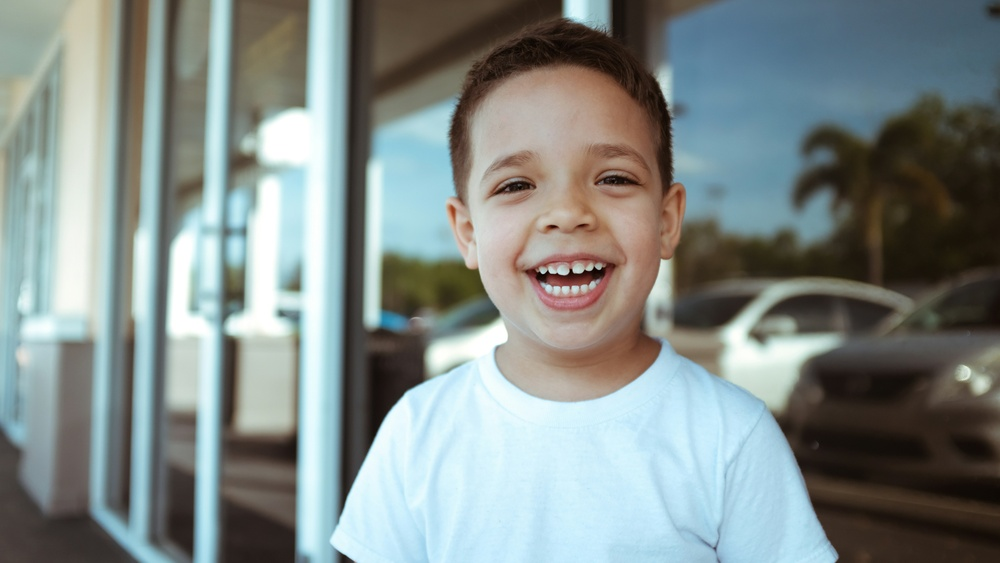
#> input picture example.jpg, 1000 x 563 px, shrunk from 6000 x 3376 before the run, given in place of Footballphoto.png, which was not available
$ python filtering.py   (older library calls are emulated)
#> lines starting #> are read from the running program, lines starting #| are printed output that depends on the picture; pictures that were not available may be replaced by others from this repository, and a replacement may not be noted

import cv2
import numpy as np
import matplotlib.pylab as plt

def displayimage(title, image):
    plt.figure(figsize=(8, 8))
    if len(image.shape) == 2:
        plt.imshow(image, cmap='grey')
    else:
        plt.imshow(cv2.cvtColor(image, cv2.COLOR_BGR2RGB))
    plt.title(title)
    plt.axis('off')
    plt.show()


def iterativeimagedetected(imagepath):
#> called with imagepath = 'Footballphoto.png'
    image = cv2.imread(imagepath)
#> image is the input picture: shape (563, 1000, 3); mean B, G, R 137, 139.2, 129.6
    if image is None:
        print("Erorr: Image not found")
        return

    grayimage = cv2.cvtColor(image, cv2.COLOR_BGR2GRAY)
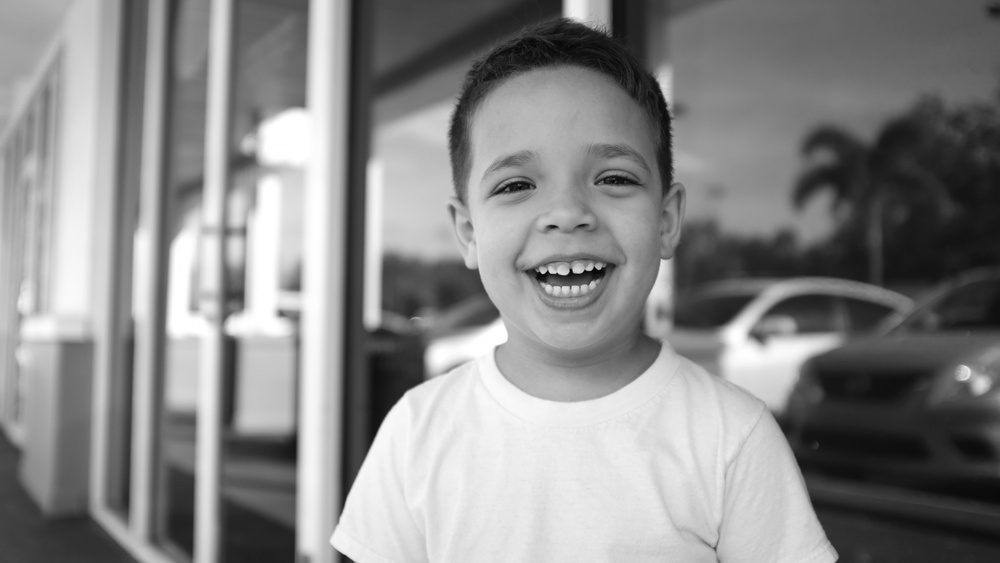
#> grayimage: shape (563, 1000); min 2, max 255, mean 136.1
    displayimage("Original gray scale image ", grayimage)

    print("Select one operation")
    print("1. Sobel Edge Detection")
    print("2. Canny Edge Detection")
    print("3. Laplacian Edge Detection")
    print("4. Gaussian Smoothing")
    print("5. Median Filtering")
    print("6. Exit")

    while True:
        choice = input("Enter your choice 1 - 6")
        if choice == "1":
            sobelx = cv2.Sobel(grayimage, cv2.CV_64F, 1, 0, ksize=3)
            sobely = cv2.Sobel(grayimage, cv2.CV_64F, 0, 1, ksize=3)
            combinedsobel = cv2.bitwise_or(sobelx.astype(np.uint81), sobely.astype(np.uint8))
            displayimage("Sobel Image detection", combinedsobel)

        elif choice == "2":
            print("Adjusting thresholds for canny (default: 100 and 200)")
            lowerthresh = int(input("Enter lower threshold"))
            upperthresh = int(input("Enter upper threshold"))
            edges = cv2.Canny(grayimage, lowerthresh, upperthresh)
            displayimage("Canny Image Detection", edges)

        elif choice == "3":
            laplacian = cv2.Laplacian(grayimage, cv2.CV_64F)
            displayimage("Laplacian Edge Detection", np.abs(laplacian).astype(np.uint8))

        elif choice == "4":
            print("Adjust kernel size for Gaussian blur")
            kernelsize = int(input("Enter kernel size (odd number, eg: 5)"))
            blurred = cv2.GaussianBlur(image, (kernelsize, kernelsize), 0)
            displayimage("Gaussian Smoothed Image", blurred)

        elif choice == "5":
            print("Adjust kernel size for Median filtering (must be odd - default: 5)")
            kernelsize = int(input("Enter kernel size (odd number)"))
            medianfiltered = cv2.medianBlur(image, kernelsize)
            displayimage("Median Filtered Image", medianfiltered)

        elif choice == "6":
            print("Exiting ")
            break

        else:
            print("Invalid choice. Please choose a number between 1 and 6")
#> this loop made 1 pass; the answer given on pass 1: 1
#> pass 1, in iterativeimagedetected, `sobelx = cv2.Sobel(grayimage, cv2.CV_64F, 1, 0, ksize=3)`:
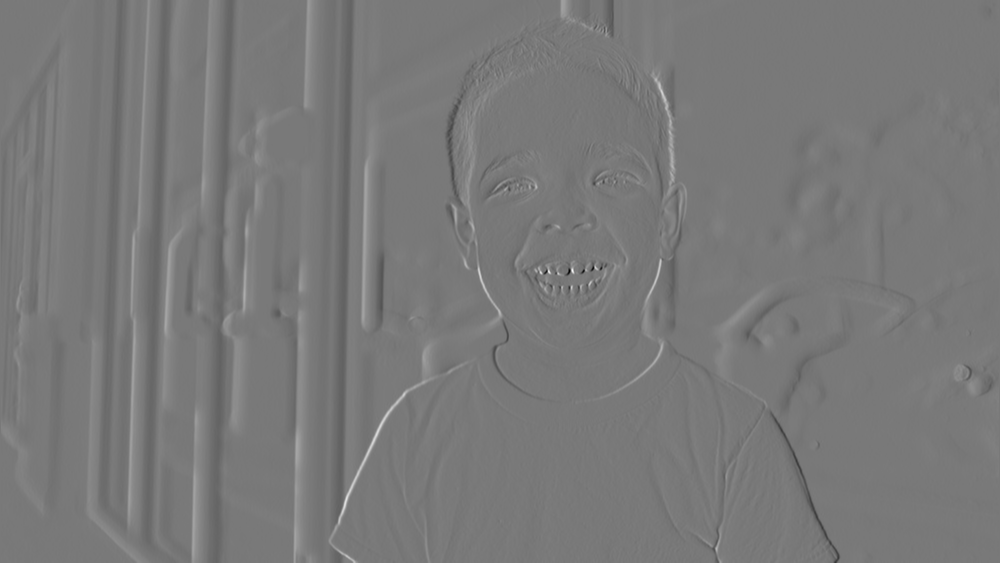
#> sobelx: shape (563, 1000) float64; min -729, max 802, mean -0.8; drawn with min black and max white
#> pass 1, in iterativeimagedetected, `sobely = cv2.Sobel(grayimage, cv2.CV_64F, 0, 1, ksize=3)`:
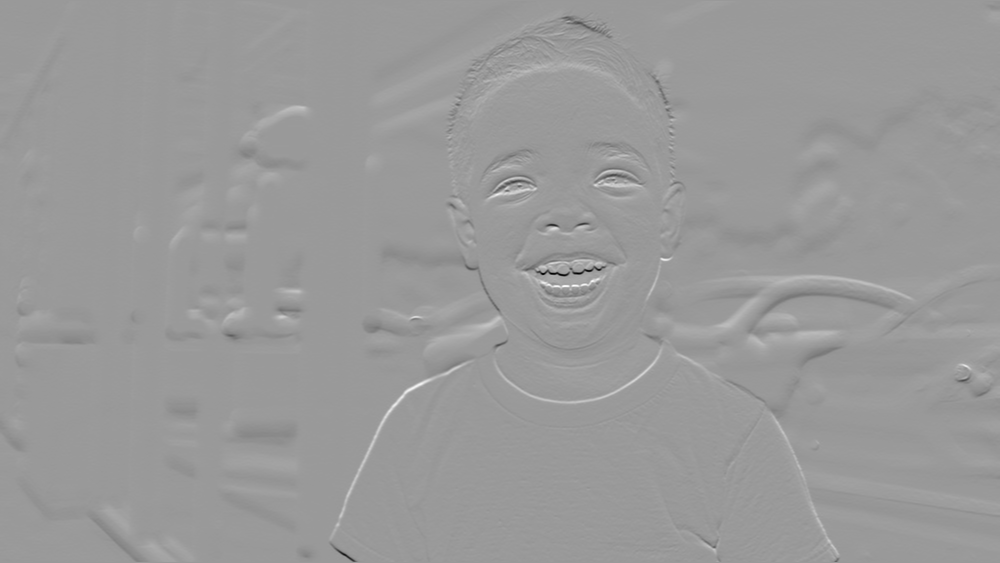
#> sobely: shape (563, 1000) float64; min -779, max 511, mean 0.5; drawn with min black and max white

#> (the run stopped early here; a loop or call above may not have finished)
